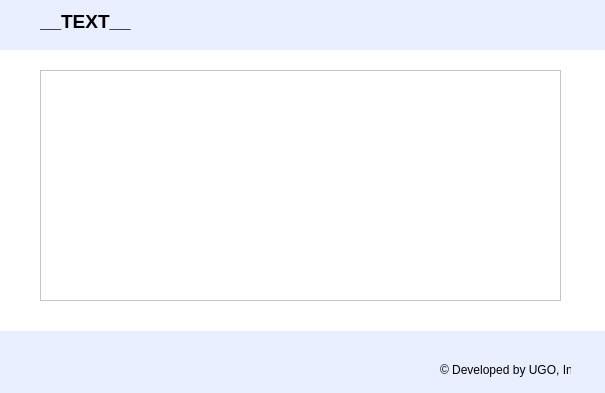
<?xml version="1.0" encoding="UTF-8"?>
<ui version="4.0">
 <class>dlgProjects</class>
 <widget class="QDialog" name="dlgProjects">
  <property name="geometry">
   <rect>
    <x>0</x>
    <y>0</y>
    <width>605</width>
    <height>393</height>
   </rect>
  </property>
  <property name="windowTitle">
   <string>Dialog</string>
  </property>
  <property name="windowIcon">
   <iconset>
    <normaloff>images/logo-blue.png</normaloff>images/logo-blue.png</iconset>
  </property>
  <widget class="QWidget" name="widget" native="true">
   <property name="geometry">
    <rect>
     <x>-20</x>
     <y>-10</y>
     <width>631</width>
     <height>411</height>
    </rect>
   </property>
   <property name="styleSheet">
    <string notr="true">background-color: rgb(233, 239, 255);</string>
   </property>
   <widget class="QWidget" name="widget_2" native="true">
    <property name="geometry">
     <rect>
      <x>10</x>
      <y>60</y>
      <width>621</width>
      <height>281</height>
     </rect>
    </property>
    <property name="styleSheet">
     <string notr="true">background-color: rgb(255, 255, 255);</string>
    </property>
    <widget class="QListWidget" name="lstWidgetProjects">
     <property name="geometry">
      <rect>
       <x>50</x>
       <y>20</y>
       <width>521</width>
       <height>231</height>
      </rect>
     </property>
    </widget>
   </widget>
   <widget class="QLabel" name="lblWelcome">
    <property name="geometry">
     <rect>
      <x>60</x>
      <y>20</y>
      <width>426</width>
      <height>23</height>
     </rect>
    </property>
    <property name="text">
     <string>&lt;html&gt;&lt;head/&gt;&lt;body&gt;&lt;p&gt;&lt;span style=&quot; font-size:14pt; font-weight:600;&quot;&gt;__TEXT__&lt;/span&gt;&lt;/p&gt;&lt;/body&gt;&lt;/html&gt;</string>
    </property>
    <property name="textFormat">
     <enum>Qt::RichText</enum>
    </property>
   </widget>
   <widget class="QLabel" name="label_2">
    <property name="geometry">
     <rect>
      <x>460</x>
      <y>370</y>
      <width>131</width>
      <height>20</height>
     </rect>
    </property>
    <property name="text">
     <string>© Developed by UGO, Inc.</string>
    </property>
   </widget>
   <widget class="QPushButton" name="btnRefreshProjectsList">
    <property name="geometry">
     <rect>
      <x>520</x>
      <y>20</y>
      <width>41</width>
      <height>31</height>
     </rect>
    </property>
    <property name="cursor">
     <cursorShape>PointingHandCursor</cursorShape>
    </property>
    <property name="toolTip">
     <string>Refresh projects</string>
    </property>
    <property name="text">
     <string/>
    </property>
    <property name="icon">
     <iconset>
      <normaloff>images/refresh.png</normaloff>images/refresh.png</iconset>
    </property>
    <property name="iconSize">
     <size>
      <width>25</width>
      <height>25</height>
     </size>
    </property>
    <property name="autoDefault">
     <bool>false</bool>
    </property>
    <property name="default">
     <bool>false</bool>
    </property>
    <property name="flat">
     <bool>true</bool>
    </property>
   </widget>
   <widget class="QPushButton" name="btnLogout">
    <property name="geometry">
     <rect>
      <x>570</x>
      <y>20</y>
      <width>41</width>
      <height>31</height>
     </rect>
    </property>
    <property name="toolTip">
     <string>Log out</string>
    </property>
    <property name="text">
     <string/>
    </property>
    <property name="icon">
     <iconset>
      <normaloff>images/logout-button-icon.png</normaloff>images/logout-button-icon.png</iconset>
    </property>
    <property name="iconSize">
     <size>
      <width>25</width>
      <height>25</height>
     </size>
    </property>
    <property name="autoDefault">
     <bool>false</bool>
    </property>
    <property name="flat">
     <bool>true</bool>
    </property>
   </widget>
  </widget>
 </widget>
 <resources/>
 <connections/>
</ui>
